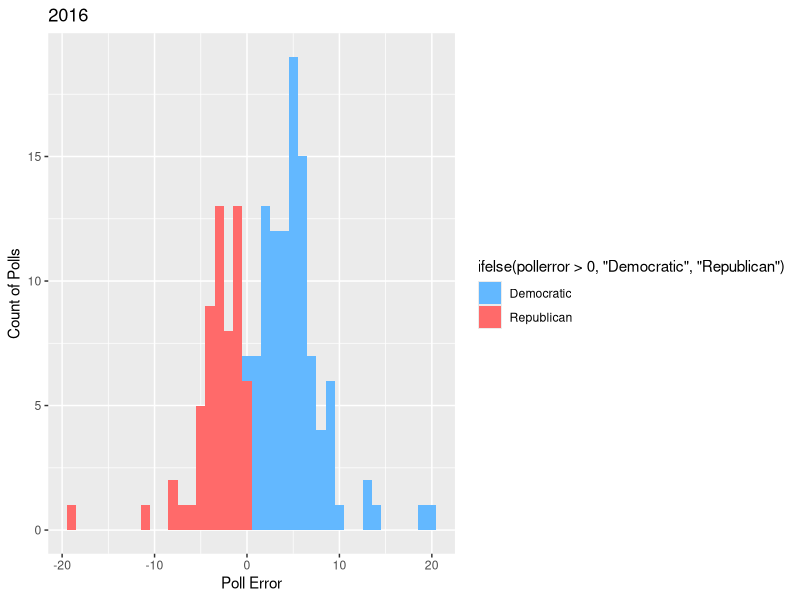
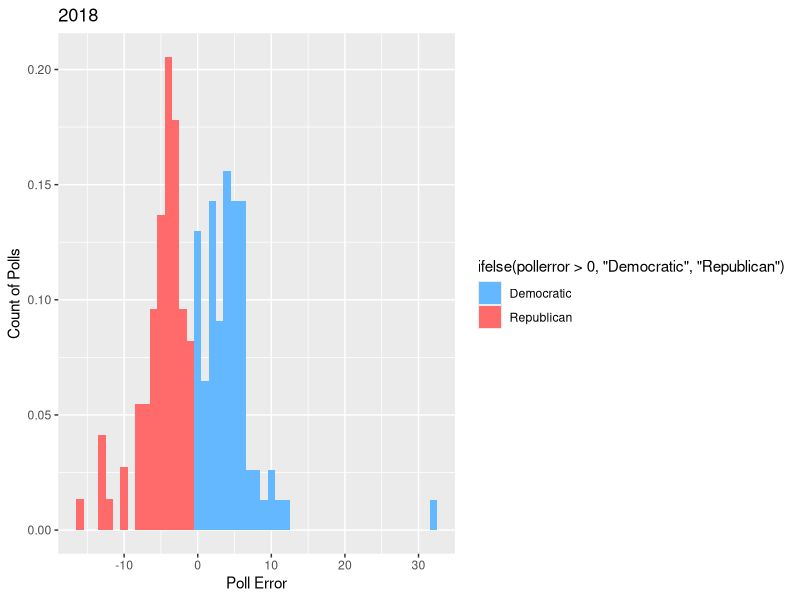

These charts were generated, in order, by the following R code:
## ---- chunk 1
library(tidyverse)
Rawpolls <- read_csv("raw-polls.csv")
mediabias <- read_csv("pollster-ratings.csv")

Rawpolls <- Rawpolls |>
  mutate(bias_direction = if_else(bias >= 0, "left_bias", "right_bias"))

       #  error_size = case_when(bias < 3 ~ "leanleft", bias >= 3 ))
           
Rawpolls
# Statistical bias of the poll. This is calculated only for races in which the top two finishers were a Democrat and a Republican. It is calculated as `margin_poll - margin_actual`. Positive values indicate a Democratic bias 
           
Rawpolls
  
biastotal <- Rawpolls |>
  filter(year %in% c(2016, 2018, 2020, 2022)) %>%
  group_by(pollster, bias_direction) %>%
  summarize(pollerror = mean(bias)) %>%
  drop_na(pollerror) %>%
  ggplot(mapping = aes(x = pollerror, fill = ifelse(pollerror > 0, "Democratic", "Republican"))) +
  geom_histogram(binwidth = 1) +
  scale_fill_manual(values = c("steelblue1", "indianred1")) +
  labs(x = "Poll Error", y = "Count of Polls")

bias2016 <- Rawpolls |>
  filter(year == 2016) |>
  group_by(pollster, bias_direction) %>%
  summarize(pollerror = mean(bias)) %>%
  drop_na(pollerror) %>%
  ggplot(mapping = aes(x = pollerror, fill = ifelse(pollerror > 0, "Democratic", "Republican"))) +
  geom_histogram(binwidth = 1) +
  scale_fill_manual(values = c("steelblue1", "indianred1")) +
  labs(title = "2016", x = "Poll Error", y = "Count of Polls")
bias2016

bias2018 <- Rawpolls |>
  filter(year == 2018) |>
  group_by(pollster, bias_direction) %>%
  summarize(pollerror = mean(bias)) %>%
  drop_na(pollerror) %>%
  ggplot(mapping = aes(x = pollerror, fill = ifelse(pollerror > 0, "Democratic", "Republican"))) +
  geom_histogram(aes(y = after_stat(density)), binwidth = 1) +
  scale_fill_manual(values = c("steelblue1", "indianred1")) +
  geom_vline(xintercept = mean(Rawpolls$bias)) +
  labs(title = "2018", x = "Poll Error", y = "Count of Polls")
bias2018
  






  
mediabias

##finance <- read_csv("BVP-Nasdaq-Emerging-Cloud-Index (2).csv")
#finance
## ---- chunk 2


         
                             
                                         
                                         
                            
